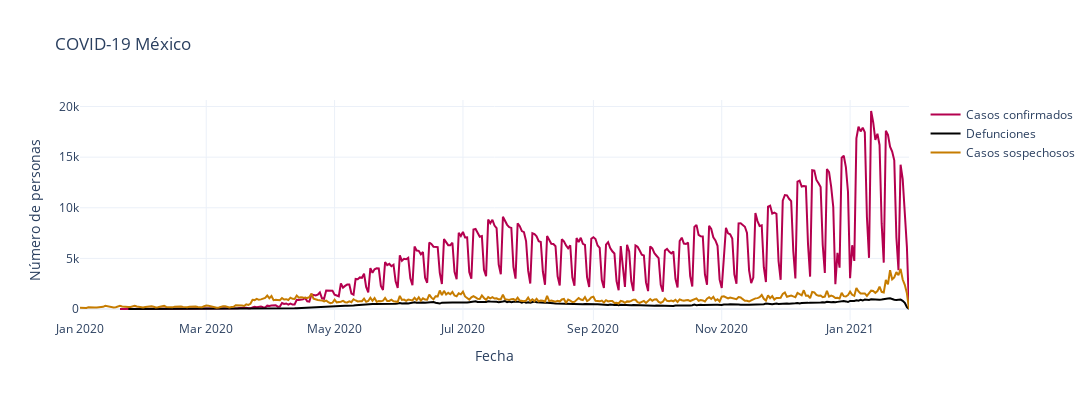

Notebook source saved alongside this figure:
### Code cell
# Ploting each line in the same figure ...

# fig_2 = px.line(confirmados_por_fecha, x = "fecha_sintomas", y = "confirmados", width = 1000, height= 300,
#                  labels= dict(fecha_sintomas = "Fecha", confirmados = "Número de personas", name = "Casos confirmados"))

fig_2 = go.Figure()

fig_2.add_trace(go.Scatter(x = confirmados_por_fecha["fecha_ingreso"], y = confirmados_por_fecha["confirmados"], 
                mode = "lines",name = "Casos confirmados", line = dict(color = "#b4004e")) )
fig_2.add_trace(go.Scatter(x = defunciones_por_fecha["fecha_defuncion"], y = defunciones_por_fecha["defunciones"], 
                mode = "lines",name = "Defunciones", line = dict(color = "black") ) )
fig_2.add_trace(go.Scatter(x = sospechosos_por_fecha["fecha_sintomas"], y = sospechosos_por_fecha["sospechosos"],
                mode = "lines", name = "Casos sospechosos", line = dict(color = "#c67c00")))

fig_2.update_xaxes(showgrid = True, title = "Fecha")
fig_2.update_yaxes(showgrid = True , title = "Número de personas")
fig_2.update_layout( width = 1200, height= 400 , title = "COVID-19 México")
fig_2.show()

### Figure 1 — Plotly figure (JSON) as saved in the notebook; plotly's stock layout.template omitted (floating-point values rounded to 4 significant figures; data arrays with more than 128 entries replaced by an {"elided": "..."} marker saying what was removed)
{"data": [{"line": {"color": "#b4004e"}, "mode": "lines", "name": "Casos confirmados", "type": "scatter", "x": {"elided": "343 str values"}, "y": {"elided": "343 int values"}}, {"line": {"color": "black"}, "mode": "lines", "name": "Defunciones", "type": "scatter", "x": {"elided": "320 str values"}, "y": {"elided": "320 int values"}}, {"line": {"color": "#c67c00"}, "mode": "lines", "name": "Casos sospechosos", "type": "scatter", "x": {"elided": "395 str values"}, "y": {"elided": "395 int values"}}], "layout": {"height": 400, "title": {"text": "COVID-19 México"}, "width": 1200, "xaxis": {"showgrid": true, "title": {"text": "Fecha"}}, "yaxis": {"showgrid": true, "title": {"text": "Número de personas"}}}}
